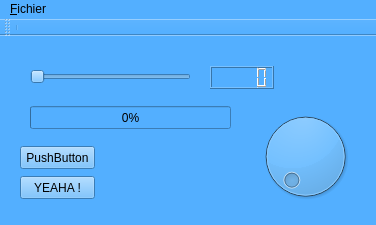
<?xml version="1.0" encoding="UTF-8"?>
<ui version="4.0">
 <class>Cadre</class>
 <widget class="QMainWindow" name="Cadre">
  <property name="geometry">
   <rect>
    <x>0</x>
    <y>0</y>
    <width>376</width>
    <height>225</height>
   </rect>
  </property>
  <property name="cursor">
   <cursorShape>ForbiddenCursor</cursorShape>
  </property>
  <property name="acceptDrops">
   <bool>false</bool>
  </property>
  <property name="windowTitle">
   <string>Cadre</string>
  </property>
  <property name="autoFillBackground">
   <bool>false</bool>
  </property>
  <property name="styleSheet">
   <string notr="true">background-color: rgb(83, 175, 255);</string>
  </property>
  <property name="animated">
   <bool>false</bool>
  </property>
  <widget class="QWidget" name="centralWidget">
   <widget class="QPushButton" name="buttonYeah">
    <property name="geometry">
     <rect>
      <x>20</x>
      <y>140</y>
      <width>75</width>
      <height>23</height>
     </rect>
    </property>
    <property name="cursor">
     <cursorShape>CrossCursor</cursorShape>
    </property>
    <property name="text">
     <string>YEAHA !</string>
    </property>
    <property name="checkable">
     <bool>false</bool>
    </property>
   </widget>
   <widget class="QPushButton" name="pushButton">
    <property name="geometry">
     <rect>
      <x>20</x>
      <y>110</y>
      <width>75</width>
      <height>23</height>
     </rect>
    </property>
    <property name="text">
     <string>PushButton</string>
    </property>
   </widget>
   <widget class="QSlider" name="slider">
    <property name="geometry">
     <rect>
      <x>30</x>
      <y>30</y>
      <width>161</width>
      <height>22</height>
     </rect>
    </property>
    <property name="cursor">
     <cursorShape>OpenHandCursor</cursorShape>
    </property>
    <property name="maximum">
     <number>100</number>
    </property>
    <property name="orientation">
     <enum>Qt::Horizontal</enum>
    </property>
   </widget>
   <widget class="QProgressBar" name="sliderProgressBar">
    <property name="geometry">
     <rect>
      <x>30</x>
      <y>70</y>
      <width>201</width>
      <height>23</height>
     </rect>
    </property>
    <property name="value">
     <number>0</number>
    </property>
   </widget>
   <widget class="QLCDNumber" name="sliderProgressNumber">
    <property name="geometry">
     <rect>
      <x>210</x>
      <y>30</y>
      <width>64</width>
      <height>23</height>
     </rect>
    </property>
   </widget>
   <widget class="QDial" name="dialMover">
    <property name="geometry">
     <rect>
      <x>250</x>
      <y>70</y>
      <width>111</width>
      <height>101</height>
     </rect>
    </property>
    <property name="maximum">
     <number>100</number>
    </property>
   </widget>
  </widget>
  <widget class="QMenuBar" name="menuBar">
   <property name="geometry">
    <rect>
     <x>0</x>
     <y>0</y>
     <width>376</width>
     <height>21</height>
    </rect>
   </property>
   <widget class="QMenu" name="menu_Fichier">
    <property name="title">
     <string>&amp;Fichier</string>
    </property>
    <addaction name="action_Ouvrir"/>
    <addaction name="separator"/>
    <addaction name="action_Quitter"/>
   </widget>
   <addaction name="menu_Fichier"/>
  </widget>
  <widget class="QToolBar" name="mainToolBar">
   <attribute name="toolBarArea">
    <enum>TopToolBarArea</enum>
   </attribute>
   <attribute name="toolBarBreak">
    <bool>true</bool>
   </attribute>
   <addaction name="separator"/>
  </widget>
  <widget class="QStatusBar" name="statusBar"/>
  <action name="action_Ouvrir">
   <property name="text">
    <string>&amp;Ouvrir</string>
   </property>
  </action>
  <action name="action_Quitter">
   <property name="text">
    <string>&amp;Quitter</string>
   </property>
  </action>
 </widget>
 <layoutdefault spacing="6" margin="11"/>
 <resources/>
 <connections>
  <connection>
   <sender>action_Quitter</sender>
   <signal>triggered()</signal>
   <receiver>Cadre</receiver>
   <slot>close()</slot>
   <hints>
    <hint type="sourcelabel">
     <x>-1</x>
     <y>-1</y>
    </hint>
    <hint type="destinationlabel">
     <x>126</x>
     <y>95</y>
    </hint>
   </hints>
  </connection>
  <connection>
   <sender>slider</sender>
   <signal>valueChanged(int)</signal>
   <receiver>sliderProgressBar</receiver>
   <slot>setValue(int)</slot>
   <hints>
    <hint type="sourcelabel">
     <x>110</x>
     <y>73</y>
    </hint>
    <hint type="destinationlabel">
     <x>130</x>
     <y>114</y>
    </hint>
   </hints>
  </connection>
  <connection>
   <sender>slider</sender>
   <signal>valueChanged(int)</signal>
   <receiver>sliderProgressNumber</receiver>
   <slot>display(int)</slot>
   <hints>
    <hint type="sourcelabel">
     <x>110</x>
     <y>73</y>
    </hint>
    <hint type="destinationlabel">
     <x>241</x>
     <y>74</y>
    </hint>
   </hints>
  </connection>
  <connection>
   <sender>dialMover</sender>
   <signal>valueChanged(int)</signal>
   <receiver>slider</receiver>
   <slot>setValue(int)</slot>
   <hints>
    <hint type="sourcelabel">
     <x>305</x>
     <y>153</y>
    </hint>
    <hint type="destinationlabel">
     <x>110</x>
     <y>73</y>
    </hint>
   </hints>
  </connection>
  <connection>
   <sender>slider</sender>
   <signal>valueChanged(int)</signal>
   <receiver>dialMover</receiver>
   <slot>setValue(int)</slot>
   <hints>
    <hint type="sourcelabel">
     <x>110</x>
     <y>73</y>
    </hint>
    <hint type="destinationlabel">
     <x>305</x>
     <y>153</y>
    </hint>
   </hints>
  </connection>
 </connections>
</ui>
